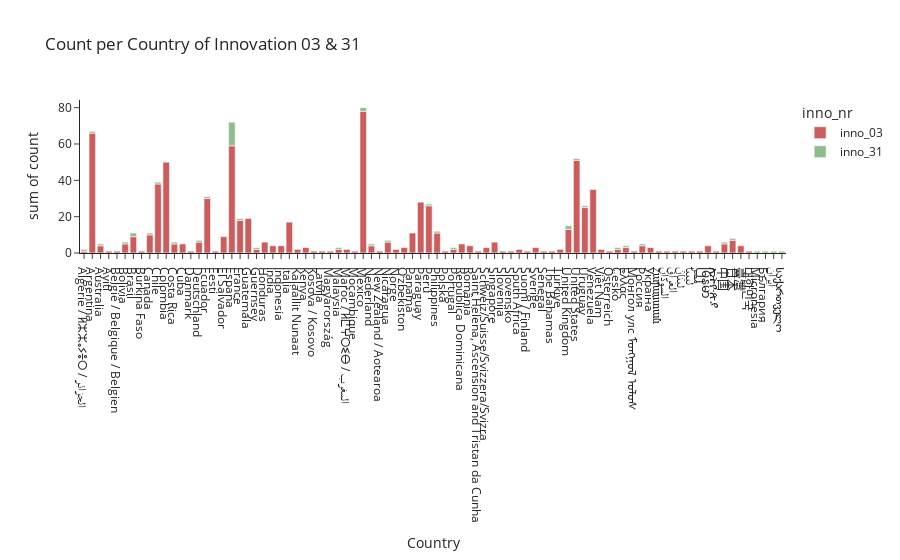

Notebook code for this chart:
### Code cell
fig = px.histogram(supercount, x="country_y", y="count", template="simple_white", 
    title="Count per Country of Innovation 03 & 31", color = "inno_nr", color_discrete_sequence=['indianred', 'darkseagreen'])
fig.update_layout(
    xaxis = dict(
        tickmode = 'linear',
        title = "Country",
        tick0 = 0.5,
        dtick = 0.75
    ))
fig.show()

### Figure 1 — Plotly figure (JSON) as saved in the notebook; plotly's stock layout.template omitted (floating-point values rounded to 4 significant figures)
{"data": [{"alignmentgroup": "True", "bingroup": "x", "histfunc": "sum", "hovertemplate": "inno_nr=inno_03<br>country_y=%{x}<br>sum of count=%{y}<extra></extra>", "legendgroup": "inno_03", "marker": {"color": "indianred", "pattern": {"shape": ""}}, "name": "inno_03", "offsetgroup": "inno_03", "orientation": "v", "showlegend": true, "type": "histogram", "x": ["Algérie / ⵍⵣⵣⴰⵢⴻⵔ / الجزائر", "Argentina", "Australia", "Ayiti", "België / Belgique / Belgien", "Bolivia", "Brasil", "Burkina Faso", "Canada", "Chile", "Colombia", "Costa Rica", "Cuba", "Danmark", "Deutschland", "Ecuador", "Eesti", "El Salvador", "España", "France", "Guatemala", "Guernsey", "Honduras", "India", "Indonesia", "Italia", "Kalaallit Nunaat", "Kenya", "Kosova / Kosovo", "Latvija", "Magyarország", "Malaysia", "Maroc / ⵍⵎⵖⵔⵉⴱ / المغرب", "Moçambique", "México", "Nederland", "New Zealand / Aotearoa", "Nicaragua", "Norge", "Oʻzbekiston", "Panamá", "Paraguay", "Perú", "Philippines", "Polska", "Portugal", "República Dominicana", "România", "Saint Helena, Ascension and Tristan da Cunha", "Schweiz/Suisse/Svizzera/Svizra", "Singapore", "Slovenija", "Slovensko", "South Africa", "Suomi / Finland", "Sverige", "Sénégal", "The Bahamas", "Türkiye", "United Kingdom", "United States", "Uruguay", "Venezuela", "Việt Nam", "Österreich", "Česko", "Ελλάς", "Монгол улс ᠮᠤᠩᠭᠤᠯ ᠤᠯᠤᠰ", "Россия", "Україна", "Հայաստան", "السودان", "العراق", "لبنان", "ليبيا", "مصر", "မြန်မာ", "ኢትዮጵያ", "中国", "日本", "臺灣", "대한민국"], "xaxis": "x", "y": [1, 66, 4, 1, 1, 5, 9, 1, 10, 38, 50, 5, 5, 1, 6, 30, 1, 9, 59, 18, 19, 2, 6, 4, 4, 17, 2, 3, 1, 1, 1, 2, 2, 1, 78, 4, 1, 6, 2, 3, 11, 28, 26, 11, 1, 2, 5, 4, 1, 3, 6, 1, 1, 2, 1, 3, 1, 1, 2, 13, 51, 25, 35, 2, 1, 2, 3, 1, 4, 3, 1, 1, 1, 1, 1, 1, 4, 1, 5, 7, 4, 1], "yaxis": "y"}, {"alignmentgroup": "True", "bingroup": "x", "histfunc": "sum", "hovertemplate": "inno_nr=inno_31<br>country_y=%{x}<br>sum of count=%{y}<extra></extra>", "legendgroup": "inno_31", "marker": {"color": "darkseagreen", "pattern": {"shape": ""}}, "name": "inno_31", "offsetgroup": "inno_31", "orientation": "v", "showlegend": true, "type": "histogram", "x": ["Algérie / ⵍⵣⵣⴰⵢⴻⵔ / الجزائر", "Argentina", "Australia", "Bolivia", "Brasil", "Canada", "Chile", "Costa Rica", "Deutschland", "Ecuador", "España", "France", "Guernsey", "Malaysia", "Micronesia", "México", "Nederland", "Nicaragua", "Perú", "Philippines", "Portugal", "United Kingdom", "United States", "Uruguay", "Česko", "Ελλάς", "Бългaрия", "Россия", "ایران", "საქართველო", "中国", "日本"], "xaxis": "x", "y": [1, 1, 1, 1, 2, 1, 1, 1, 1, 1, 13, 1, 1, 1, 1, 2, 1, 1, 1, 1, 1, 2, 1, 1, 1, 1, 1, 1, 1, 1, 1, 1], "yaxis": "y"}], "layout": {"barmode": "relative", "legend": {"title": {"text": "inno_nr"}, "tracegroupgap": 0}, "title": {"text": "Count per Country of Innovation 03 & 31"}, "xaxis": {"anchor": "y", "domain": [0, 1], "dtick": 0.75, "tick0": 0.5, "tickmode": "linear", "title": {"text": "Country"}}, "yaxis": {"anchor": "x", "domain": [0, 1], "title": {"text": "sum of count"}}}}
